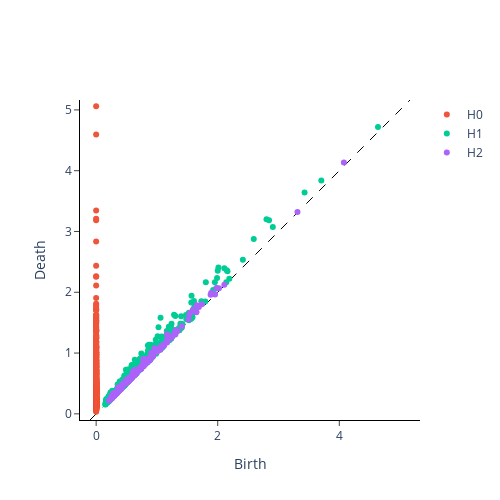

Notebook code for this chart:
### Code cell
embedded_data = embedded_data[None, :, :]
homology_dimensions = [0, 1, 2]
vr = VietorisRipsPersistence(homology_dimensions=homology_dimensions, n_jobs=-1)
diagram = vr.fit_transform_plot(embedded_data)

### Figure 1 — Plotly figure (JSON) as saved in the notebook; plotly's stock layout.template omitted (floating-point values rounded to 4 significant figures; data arrays with more than 128 entries replaced by an {"elided": "..."} marker saying what was removed)
{"data": [{"hoverinfo": "none", "line": {"color": "black", "dash": "dash", "width": 1}, "mode": "lines", "showlegend": false, "type": "scatter", "x": [-0.1012, 5.163], "y": [-0.1012, 5.163]}, {"hoverinfo": "text", "hovertext": {"elided": "995 str values"}, "mode": "markers", "name": "H0", "type": "scatter", "x": {"elided": "995 int values"}, "y": {"elided": "995 float values"}}, {"hoverinfo": "text", "hovertext": {"elided": "658 str values"}, "mode": "markers", "name": "H1", "type": "scatter", "x": {"elided": "658 float values"}, "y": {"elided": "658 float values"}}, {"hoverinfo": "text", "hovertext": {"elided": "193 str values"}, "mode": "markers", "name": "H2", "type": "scatter", "x": {"elided": "193 float values"}, "y": {"elided": "193 float values"}}], "layout": {"height": 500, "plot_bgcolor": "white", "width": 500, "xaxis": {"autorange": false, "exponentformat": "e", "linecolor": "black", "linewidth": 1, "mirror": false, "range": [-0.1012, 5.163], "showexponent": "all", "showline": true, "side": "bottom", "ticks": "outside", "title": {"text": "Birth"}, "type": "linear", "zeroline": true}, "yaxis": {"autorange": false, "exponentformat": "e", "linecolor": "black", "linewidth": 1, "mirror": false, "range": [-0.1012, 5.163], "scaleanchor": "x", "scaleratio": 1, "showexponent": "all", "showline": true, "side": "left", "ticks": "outside", "title": {"text": "Death"}, "type": "linear", "zeroline": true}}}
